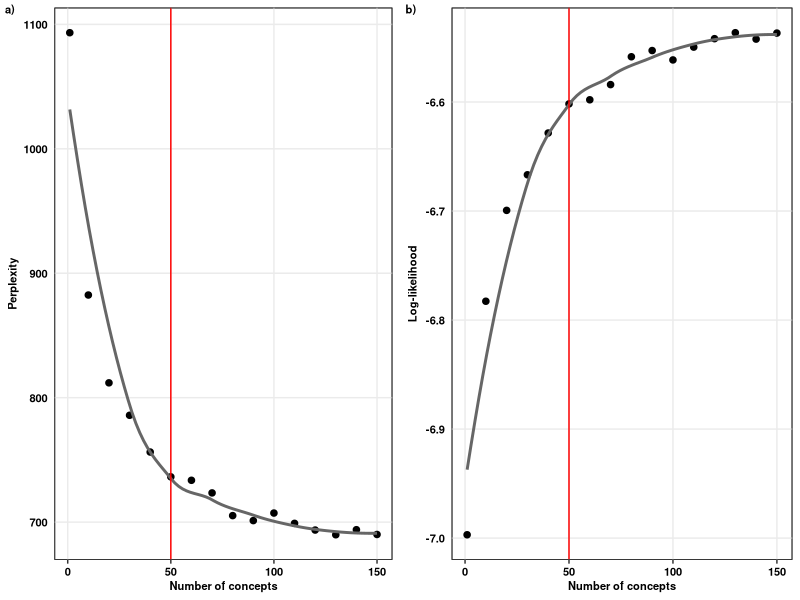

Write R code to recreate this figure.
###########################################
# Figure: perplexity and log-likelihood   #
###########################################

require(ggplot2)
require(cowplot)

#################
# data ##########
#################

perp<-read.delim("Data/TopicModel_Perplexity.csv",sep=",",header=T)

perp$perplexity<-as.numeric(as.character(perp$perplexity))

perpp<-ggplot(data=perp,aes(x=topic.number,y=perplexity))+
  geom_point(shape=20,size=3)+
  geom_smooth(method="auto",se=FALSE,fullrange=TRUE,color="gray40")+
  labs(x="Number of concepts",y="Perplexity")+
  geom_vline(xintercept=50,color="red")+
  theme_bw()+
  theme(axis.title.x=element_text(colour="black",face=c("bold"),size=8),
        axis.title.y=element_text(colour="black",face=c("bold"),size=8),
        axis.text.y=element_text(colour="black",face="bold",size=8),
        axis.text.x=element_text(colour="black",face="bold",size=8),
        axis.ticks.y=element_line(colour="transparent"),
        panel.background =element_rect(fill="transparent",colour="black"),panel.grid.minor=element_blank())

likeli<-ggplot(data=perp,aes(x=topic.number,y=log.likelihood))+
  geom_point(shape=20,size=3)+
  geom_smooth(method="auto",se=FALSE,fullrange=TRUE,color="gray40")+
  labs(x="Number of concepts",y="Log-likelihood")+
  geom_vline(xintercept=50,color="red")+
  theme_bw()+
  theme(axis.title.x=element_text(colour="black",face=c("bold"),size=8),
        axis.title.y=element_text(colour="black",face=c("bold"),size=8),
        axis.text.y=element_text(colour="black",face="bold",size=8),
        axis.text.x=element_text(colour="black",face="bold",size=8),
        axis.ticks.y=element_line(colour="transparent"),
        panel.background =element_rect(fill="transparent",colour="black"),panel.grid.minor=element_blank())


## save figure

png(filename="Figures/TopicModelFit_Perplex_Likeli.png", 
    type="cairo",
    units="in", 
    width=7, 
    height=5,  
    pointsize=2, 
    res=500)

plot_grid(perpp,likeli,labels=c("a)","b)"),label_size=8,ncol=2)

dev.off()
